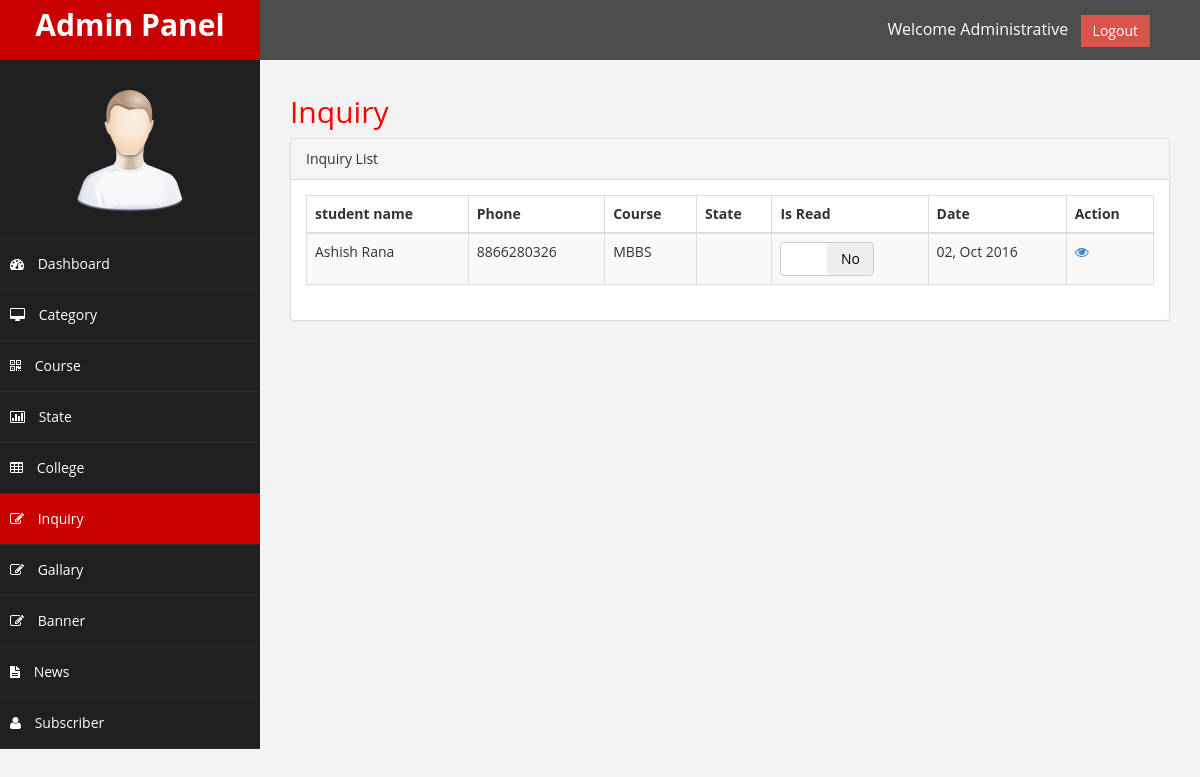
Page /wellness_admin/inquiry.php (signed in) on the committed database.
### tables this page shows
CREATE TABLE IF NOT EXISTS `inquiry` (
  `id` int(11) NOT NULL AUTO_INCREMENT,
  `student_name` varchar(255) NOT NULL,
  `father_name` varchar(255) NOT NULL,
  `dob` date NOT NULL,
  `address` varchar(1000) DEFAULT NULL,
  `mobile_no` varchar(15) NOT NULL,
  `email` varchar(255) DEFAULT NULL,
  `pecentage` varchar(5) NOT NULL,
  `message` text,
  `user_ip` varchar(20) NOT NULL,
  `course_id` int(11) NOT NULL,
  `state_id` int(11) NOT NULL,
  `date_time` timestamp NOT NULL DEFAULT CURRENT_TIMESTAMP,
  `is_read` enum('0','1') NOT NULL DEFAULT '0' COMMENT 'is inquiry read by admin?',
  PRIMARY KEY (`id`),
  KEY `course_id` (`course_id`)
);

CREATE TABLE IF NOT EXISTS `course` (
  `id` int(11) NOT NULL AUTO_INCREMENT,
  `name` varchar(255) NOT NULL,
  PRIMARY KEY (`id`)
);

### api/wellness.php (called while the page is built, shortened)
<?php
class wellness
{
	var $con;
	function __construct()
	{
		$this->con = new mysqli('localhost','root','harami','wellness_consultancy');
	}
	function query($sql)
	{
		$ref = $this->con->query($sql) or die('Error:'.$this->con->error."<br>".$sql);
		$data = mysqli_fetch_all($ref,MYSQLI_ASSOC);
		return $data;
	}
}

### wellness_admin/inquiry.php (the view, shortened to what this page needs)
<?php
	require_once '../api/wellness.php';
	$ob = new wellness();
	$str = 'select i.*, c.name as cname, s.name as sname from inquiry i left join course c on c.id = i.course_id left join state s on s.id = i.state_id';
	$subscribe = $ob->query($str);
?>
<!DOCTYPE html>
<html xmlns="http://www.w3.org/1999/xhtml">
<head>
    <link href="assets/css/bootstrap.css" rel="stylesheet" />
	<link href="../assets/css/bootstrap-switch.min.css" rel="stylesheet" />
    <link href="assets/css/font-awesome.css" rel="stylesheet" />
    <link href="assets/css/custom.css" rel="stylesheet" />
	<link href="assets/js/dataTables/dataTables.bootstrap.css" rel="stylesheet" />
</head>
<body>
    <div id="wrapper">
		<?php require_once "./header.php"; ?>
		<?php require_once "./right_menu.php"; ?>
        <div id="page-wrapper" >
			<div class="row">
				<div class="col-md-12">
					<h2>
						Inquiry
					</h2>
				</div>
			</div>
			<div class="row">
				<div class="col-md-12">
                    <div class="panel panel-default">
                        <div class="panel-heading">
                             Inquiry List
                        </div>
                        <div class="panel-body">
							<?php
								if(count($subscribe) == 0 )
								{
									echo '<div class="alert alert-success">No data available.</div>';
								}
								else
								{
							?>
                            <div class="table-responsive">
                                <table class="table table-striped table-bordered table-hover" id="dataTables-example">
                                    <thead>
                                        <tr>
                                            <th>student name</th>
                                            <th>Phone</th>
											<th>Course</th>
											<th>State</th>
											<th>Is Read</th>
											<th>Date</th>
											<th>Action</th>
                                        </tr>
                                    </thead>
                                    <tbody>
										<?php
											foreach($subscribe as $val)
											{
										?>
                                        <tr class="">
                                            <td><?=$val['student_name']?></td>
                                            <td><?=$val['mobile_no']?></td>
                                            <td><?=$val['cname']?></td>
                                            <td><?=$val['sname']?></td>
                                            <td><input type="checkbox" id="<?=$val['id']?>"  data-off-text="No" data-on-text="Yes" class="status" <?=$val['is_read'] == '1' ? 'checked' : '' ?> /></td>
                                            <td><?= date('d, M Y', strtotime($val['date_time']))?></td>
											<td><a href="javascript:;" class="view"  id="<?=$val['id']?>" title="View Detail"><i class="fa fa-eye"></i></a></td>
                                        </tr>
										<?php
											}
										?>
                                    </tbody>
                                </table>
                            </div>
							<?php
								}
							?>
						</div>
                    </div>
                </div>
			</div>
		</div>
	</div>
</body>
</html>

### wellness_admin/assets/css/custom.css (style rules this page uses)
body { font-family: 'Open Sans', sans-serif; background-color:#F3F3F3; }
#wrapper { width: 100%; background:#202020; }
#page-wrapper { padding: 15px 15px; min-height: 600px; background:#F3F3F3; }
h2 { color: #f00; }
@media (min-width:768px) { #page-wrapper { margin: 0 0 0 260px; padding: 15px 30px; // min-height: 1200px; } }

### rows in the picture
inquiry: student_name "Ashish Rana", mobile_no "8866280326", course.name "MBBS", date_time "02, Oct 2016"

### other values in the picture
$_SESSION['admin']['admin_name'] "Administrative"
